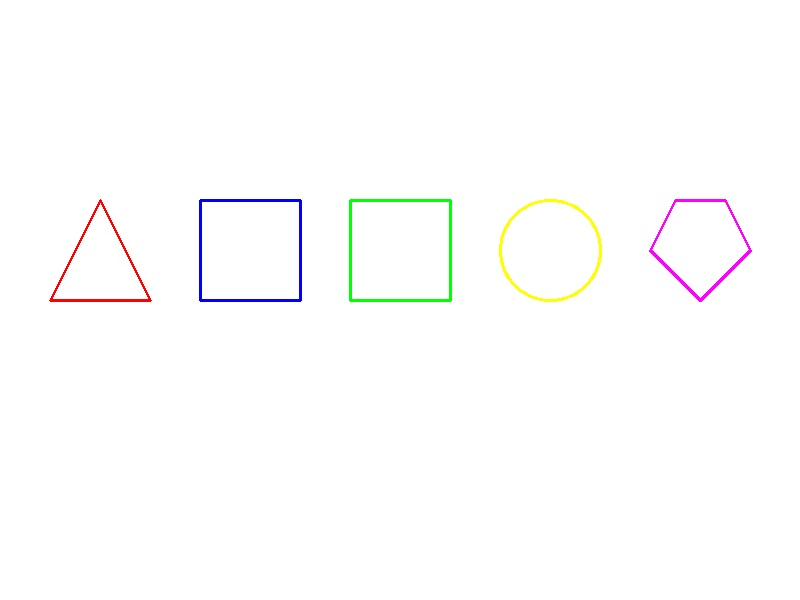
#> input picture shapes.jpg, 800 x 600 px
$ python shapecode.py
#> lines starting #> are read from the running program, lines starting #| are printed output that depends on the picture; after the words box and inside, x2 and y2 are one past the last pixel; in counts of white or black regions, pixels touching at a corner belong together
# cse307 - görüntü işleme
# uygulama sınavı
# lecturer: Dr. Mahmut Sinecen
# student: Ali Cemal Gülmez - 211805078


# opencv kütüphanesi
import cv2
import numpy as np

def detect_shapes(image_path):
    # görüntüyü okuma
#> called with image_path = 'shapes.jpg'
    image = cv2.imread(image_path)
#> image is the input picture: shape (600, 800, 3); mean B, G, R 253.2, 253.4, 253.5
    if image is None:
        print(f"Hata: {image_path} görüntüsü okunamadı.")
        return

    # sonuçları göstermek için kopyasını oluşturma
    output = image.copy()

    # grayscaling
    gray = cv2.cvtColor(image, cv2.COLOR_BGR2GRAY)

    # gaussian blur - gürültüyü azaltma
    blurred = cv2.GaussianBlur(gray, (5, 5), 0)

    # Hough Circle Transform için özel bir kopya
    circle_detection = blurred.copy()

    # kenar tespiti için canny
    edges = cv2.Canny(blurred, 50, 150)
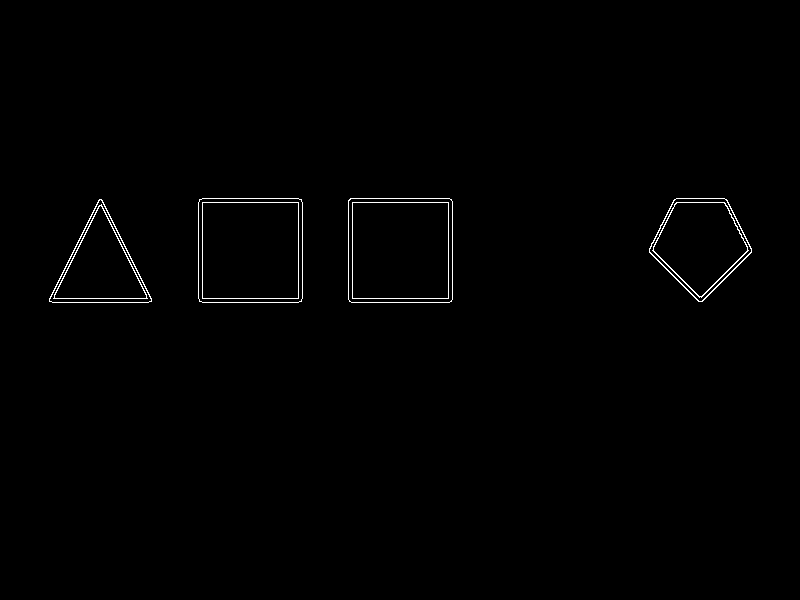
#> edges: shape (600, 800); 0.66% white in thin lines or dots, all inside (x1, y1, x2, y2) = (49, 198, 752, 303)

    # kenarları daha kalın görme
    dilated = cv2.dilate(edges, None, iterations=1)
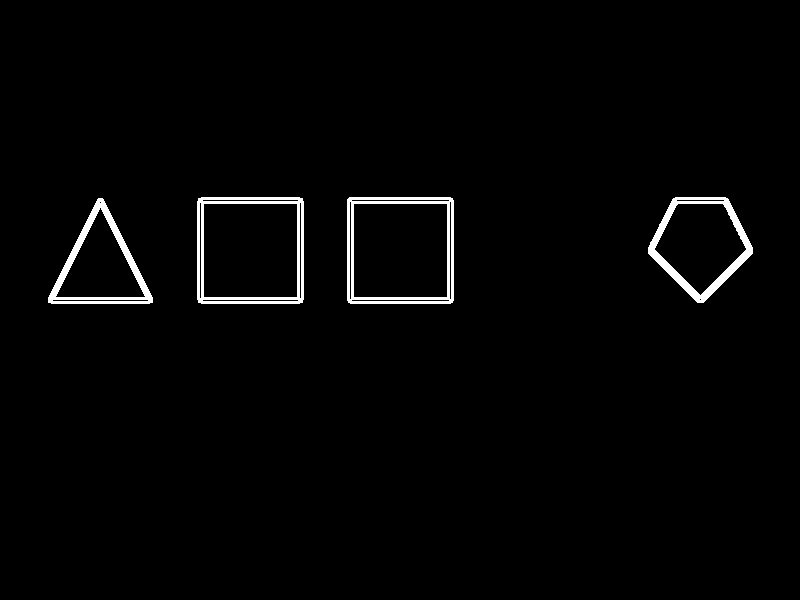
#> dilated: shape (600, 800); 1.9% white; 4 white regions

    # contours
    contours, _ = cv2.findContours(dilated.copy(), cv2.RETR_EXTERNAL, cv2.CHAIN_APPROX_SIMPLE)
#> contours = 4 contours; box (x1, y1, x2, y2) and area: (347, 197, 454, 304) 11222, (197, 197, 304, 304) 11212, (648, 197, 753, 303) 7243, (48, 198, 153, 304) 5965

    # Hough Circle Transform
    circles = cv2.HoughCircles(
        circle_detection,
        cv2.HOUGH_GRADIENT,
        dp=1,
        minDist=20,
        param1=50,
        param2=30,
        minRadius=10,
        maxRadius=300
    )
#> circles = [[549.5, 250.5, 48.1]]

    # tespit edilen daireleri saklamak için set
    detected_circles = set()

    # Hough ile tespit edilen daireler varsa
    if circles is not None:
        circles = np.uint16(np.around(circles))
#> circles = [[550, 250, 48]]
        for circle in circles[0, :]:
            # daire merkezi ve yarıçapı
            center_x, center_y = circle[0], circle[1]
            radius = circle[2]

            # merkez koordinatlarını sete ekle (daha sonraki karşılaştırmalar için)
            detected_circles.add((center_x, center_y))

            # daireyi çiz
            cv2.circle(output, (center_x, center_y), radius, (255, 0, 0), 2)
            # merkezi işaretle
            cv2.circle(output, (center_x, center_y), 2, (0, 0, 255), 3)
            # daire yazısı
            cv2.putText(output, "Daire", (center_x - 20, center_y),
                        cv2.FONT_HERSHEY_SIMPLEX, 0.5, (0, 0, 0), 2)
#> this loop made 1 pass
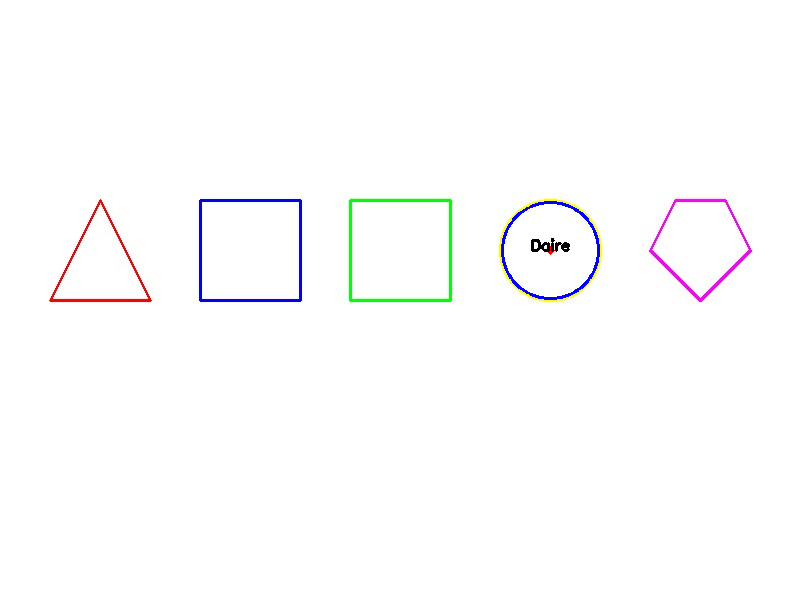
#> output: shape (600, 800, 3); 0.26% of pixels changed, all inside (x1, y1, x2, y2) = (501, 201, 600, 300)
#> after the loop, detected_circles = 1 item

    # her kontur için
    for contour in contours:
        # çok küçük konturları geçme eşiği
        if cv2.contourArea(contour) < 100:
            continue

        # kontur yaklaşıklığını hesaplama
        epsilon = 0.04 * cv2.arcLength(contour, True)
        approx = cv2.approxPolyDP(contour, epsilon, True)

        # konturun merkezini bulma
        M = cv2.moments(contour)
        if M["m00"] != 0:
            cX = int(M["m10"] / M["m00"])
            cY = int(M["m01"] / M["m00"])
        else:
            cX, cY = 0, 0

        # daire olarak işaretlendi mi kontrol et
        is_marked_circle = False
        for (circle_x, circle_y) in detected_circles:
            # merkez kontrolü
            if abs(circle_x - cX) < 20 and abs(circle_y - cY) < 20:
                is_marked_circle = True
                break

        # daire olarak işaretlendiyse, bu konturu atla
        if is_marked_circle:
            continue

        # kontur rengini çizme - yeşille
        cv2.drawContours(output, [approx], -1, (0, 255, 0), 2)

        # şekli kenar sayısına göre tanımlama
        shape_name = ""
        vertices = len(approx)

        if vertices == 3:
            shape_name = "Ucgen"
        elif vertices == 4:
            # hangisi kare hangisi dikdörtgen ayırma
            x, y, w, h = cv2.boundingRect(approx)
            aspect_ratio = float(w) / h
            if 0.95 <= aspect_ratio <= 1.05:
                shape_name = "Kare"
            else:
                shape_name = "Dikdortgen"
        elif vertices == 5:
            shape_name = "Besgen"
        elif vertices > 5:
            # daire tespit edilemeyenler için yedek yöntem
            perimeter = cv2.arcLength(contour, True)
            area = cv2.contourArea(contour)
            circularity = 4 * np.pi * area / (perimeter * perimeter)

            if circularity > 0.8:  # daha yüksek eşik değeri
                shape_name = "Daire"
            else:
                shape_name = "Cokgen"

        # şekil adını merkeze yazma
        cv2.putText(output, shape_name, (cX - 20, cY),
                    cv2.FONT_HERSHEY_SIMPLEX, 0.5, (0, 0, 0), 2)
#> this loop made 4 passes
#> (epsilon, approx, cX, cY, shape_name, vertices, x, y) on passes 3 to 4: (16.77, [[349, 197], [348, 302], [452, 302], [452, 198]], 399, 249, 'Kare', 4, 348, 197), (16.77, [[198, 198], [198, 302], [302, 302], [302, 198]], 250, 250, 'Kare', 4, 198, 198)
#> (epsilon, approx, cX, cY, shape_name, vertices) on pass 1: (14.33, [[98, 198], [48, 302], [152, 302]], 100, 266, 'Ucgen', 3)
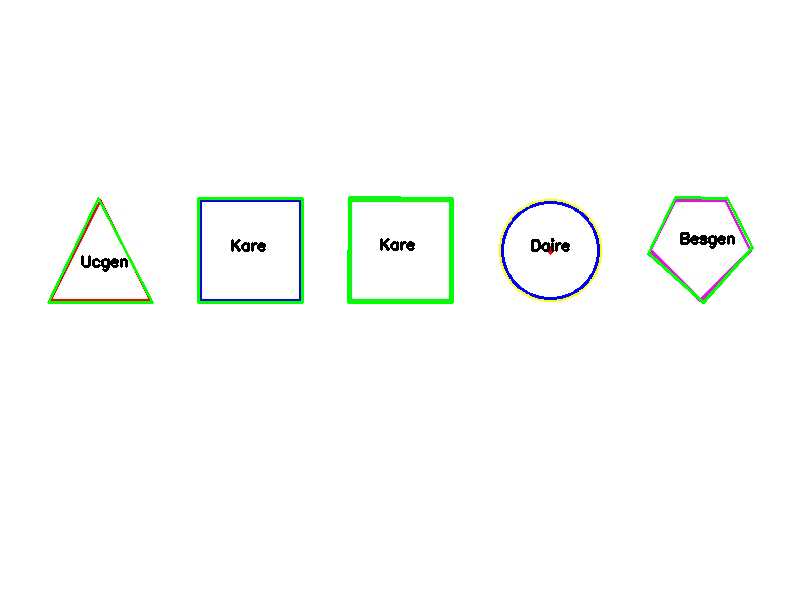
#> output: shape (600, 800, 3); 1.16% of pixels changed, all inside (x1, y1, x2, y2) = (47, 196, 754, 304)

    # kenar tespitini gösterme
    cv2.imshow("Kenarlar", dilated)

    # sonuçlar
    cv2.imshow("Sekil Tespiti", output)
    cv2.waitKey(0)
    cv2.destroyAllWindows()

if __name__ == "__main__":
    # görüntü yolu
    image_path = "shapes.jpg"
    detect_shapes(image_path)
